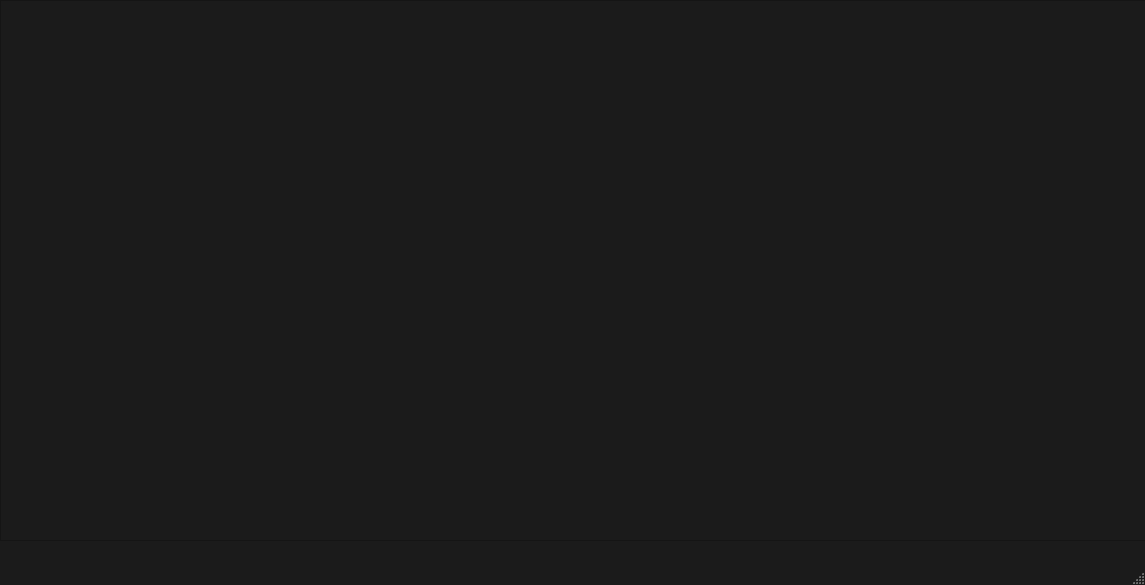
<?xml version="1.0" encoding="UTF-8"?>
<ui version="4.0">
 <class>MainWindow</class>
 <widget class="QMainWindow" name="MainWindow">
  <property name="geometry">
   <rect>
    <x>0</x>
    <y>0</y>
    <width>1145</width>
    <height>585</height>
   </rect>
  </property>
  <property name="windowTitle">
   <string>MainWindow</string>
  </property>
  <property name="styleSheet">
   <string notr="true">QMainWindow{
background-color: rgb(27,27,27);
}
QMessageBox {
background-color: rgb(27,27,27);
color: #ffffff;
}

QMessageBox QLabel {
font: 600 10pt &quot;Yu Gothic UI Semibold&quot;;
color: rgb(255, 255, 255);
}

QMessageBox QPushButton::hover {
background-color: #666;
}

QMessageBox QPushButton::pressed {
background-color: #888;
}

QMessageBox QPushButton {
color: #ffffff;
background-color: #333;
font: 600 10pt &quot;Yu Gothic UI Semibold&quot;;
}</string>
  </property>
  <widget class="QWidget" name="centralwidget">
   <widget class="QTableView" name="tableView">
    <property name="geometry">
     <rect>
      <x>0</x>
      <y>0</y>
      <width>1151</width>
      <height>541</height>
     </rect>
    </property>
    <property name="styleSheet">
     <string notr="true">QTableView {
background-color: rgb(27, 27, 27);
font: 600 10pt &quot;Yu Gothic UI Semibold&quot;;
color: rgb(255, 255, 255);
}

QMessageBox {
    background-color: rgb(27, 27, 27);
    color: #ffffff
}

QMessageBox QLabel {
   font: 600 10pt &quot;Yu Gothic UI Semibold&quot;;
   color: rgb(255, 255, 255);
}

QMessageBox QPushButton::hover {
background-color: #666;
}

QMessageBox QPushButton::pressed {
background-color: #888;
}

QMessageBox QPushButton {
color: #ffffff;
background-color: #333;
font: 600 10pt &quot;Yu Gothic UI Semibold&quot;;
}</string>
    </property>
   </widget>
  </widget>
  <widget class="QMenuBar" name="menubar">
   <property name="geometry">
    <rect>
     <x>0</x>
     <y>0</y>
     <width>1145</width>
     <height>25</height>
    </rect>
   </property>
  </widget>
  <widget class="QStatusBar" name="statusbar"/>
 </widget>
 <resources/>
 <connections/>
</ui>
